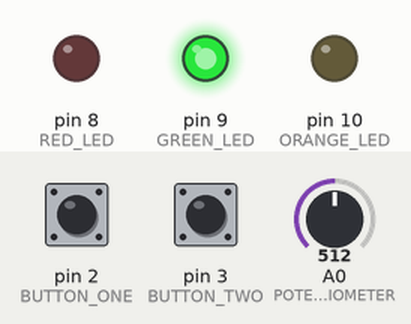
Bench run of a sketch on a simulated Arduino Uno, built with avr-gcc and run on an emulated ATmega328P. Shown: output pins drawn as LEDs (lit = HIGH). Inputs (shaded band) come from the test bench; at power-on: pin 2 (BUTTON_ONE) LOW, pin 3 (BUTTON_TWO) LOW, A0 (POTENTIOMETER) = 512.

Above: at 1.2 s.
1.3 s: pin 2 (BUTTON_ONE) pulled HIGH for 0.15 s
At 2.6 s:
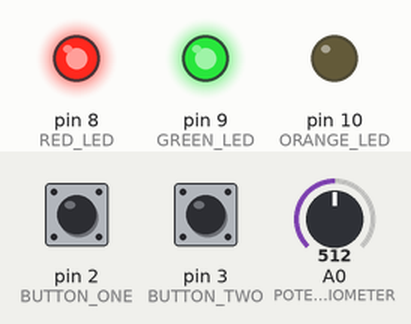
Timing chart, 0 to 17.8 s (numbered marks = the images above; inputs shaded):
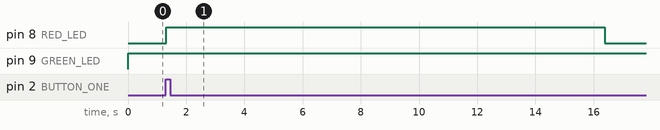

The sketch:

PressRecorder_01.ino
```cpp
const int ORANGE_LED = 10; //orange led at pin 10
const int GREEN_LED = 9; //green led at pin 9
const int RED_LED = 8; //red led at pin 8
const int POTENTIOMETER = A0; // potentiometere at analouge pin 0
const int BUTTON_ONE = 2; // press button one at pin 2
const int BUTTON_TWO = 3; //press button two at pin 3

int buttonOneOldValue = 0;
int buttonOneValue = 0;
int buttonTwoOldValue = 0;
int buttonTwoValue = 0;
int potentiValue = 0;

int values[750] = {};
int curPosition = 0;


boolean recordingState = false;

void setup(){

  //Serial.begin(9600);

  //set the pin mode for the LEDs
  pinMode(BUTTON_ONE, INPUT);
  pinMode(BUTTON_TWO, INPUT);
  pinMode(RED_LED, OUTPUT);
  pinMode(GREEN_LED, OUTPUT);
  pinMode(ORANGE_LED, OUTPUT);
}

void loop(){

  potentiValue = analogRead(POTENTIOMETER);

  if(potentiValue > 0){

    //get the value of button one
    buttonOneValue = digitalRead(BUTTON_ONE);

    //check to see if it has been pressed
    if(buttonOneValue == HIGH && buttonOneOldValue == LOW){
      //change the state
      recordingState = 1 - recordingState;
      resetPosition();
    }

    //check to see if we are in the recording or playing state
    if(recordingState){

      if(curPosition == 0){
       digitalWrite(GREEN_LED, HIGH);
       digitalWrite(ORANGE_LED, LOW);
       digitalWrite(RED_LED, HIGH);
     }

      //Serial.println(curPosition);

      values[curPosition] = digitalRead(BUTTON_TWO);
      advancePosition();

     if(curPosition > 749){
       digitalWrite(RED_LED, LOW);
       recordingState = 0;
       resetPosition();
     }

    } else {

      digitalWrite(GREEN_LED, HIGH);

      if(values[curPosition] == 1 || values[curPosition] == 0) digitalWrite(ORANGE_LED, values[curPosition]);

      advancePosition();
      if(curPosition > 749){
        resetPosition();
      }


    }

    buttonOneOldValue = buttonOneValue;
  }

  delay(20);

}

void advancePosition(){
 curPosition++;
}

void resetPosition(){
 curPosition = 0;
}
```

Measured:
- after the input at 1.3 s, pin 8 (RED_LED): LOW → HIGH at once, → LOW 15.1 s later
